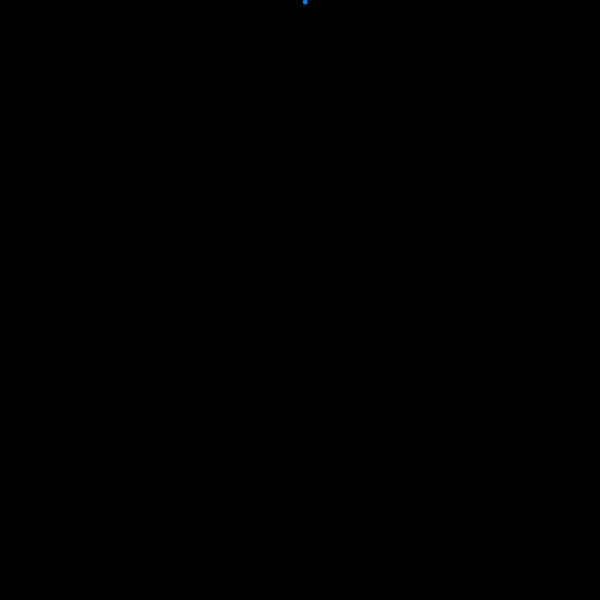
Frame 1 (no input)
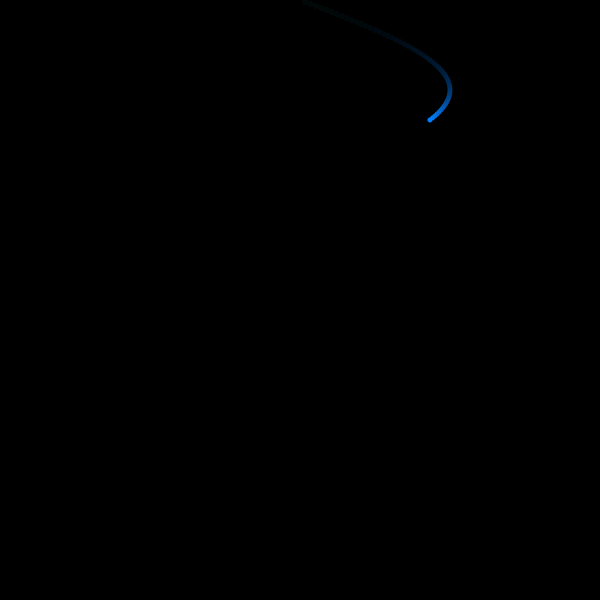
Frame 60 (the mouse pressed at the canvas centre just before this capture)
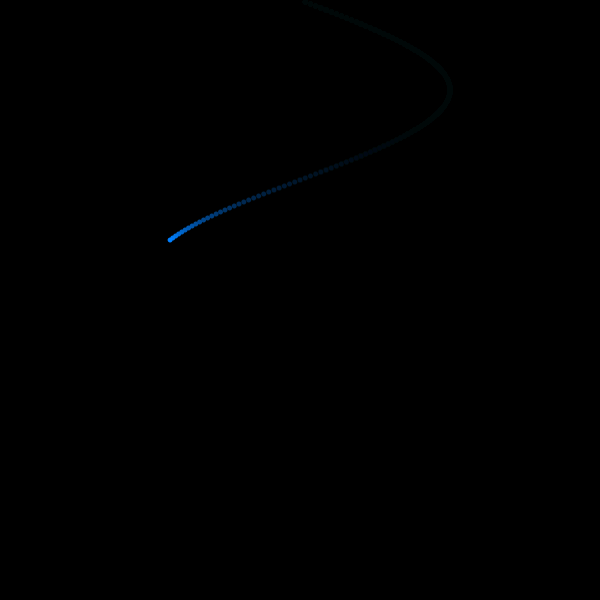
Frame 120 (the mouse held since frame 60 and released just before this capture)

The Processing sketch that drew these frames (run headless with seeded random() and noise(); from frame 60 on, the mouse is pressed at the canvas centre):

// Processing sketch: example03
// ── example03.pde
float x, y;
float phase, speed;

void setup() {
  size(600, 600);
  frameRate(60);
  background(0);
  speed = 2.0;
}

void draw() {
  fade();
  translate(width/2, 0);
  
  phase += speed;
  x = sin(radians(phase)) * height/4.0;
  y = phase;
  
  if (phase > width) {
    phase = 0;
  }
  
  fill(0, 127, 255);
  ellipse(x, y, 5, 5);
}

void fade(){
  noStroke();
  fill(0, 15);
  rect(0, 0, width, height);
}
